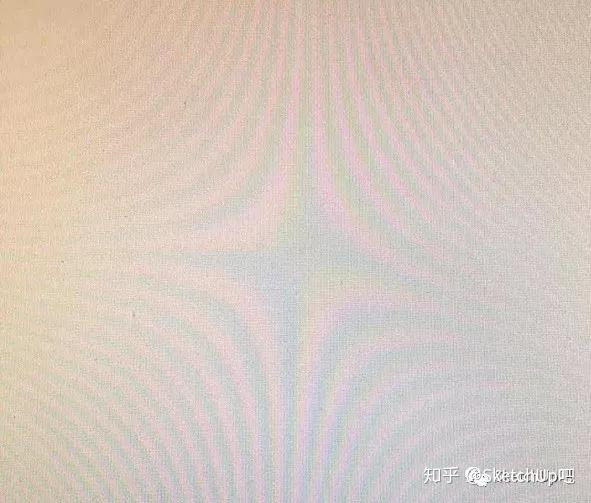
#> input picture effects/screen/moier1.jpg, 591 x 503 px
$ python -i background_effect.py   (imports and definitions only)
#> lines starting #> are read from the running program, lines starting #| are printed output that depends on the picture

import cv2
import numpy as np
from PIL import Image
import random


class BackgroundEffect:
    def __init__(self):
        # 背景图，四个坐标：左上，右上，右下，左下
        self.coordinate = [
            {
                'filename': 'background1.jpg',
                'coordinate': [[122, 122], [651, 134], [815, 926], [-30, 918]]
            },
            {
                'filename': 'background2.jpg',
                'coordinate': [[306, 133], [1099, 214], [1300, 1384], [283, 1471]]
            },
            {
                'filename': 'background3.jpg',
                'coordinate': [[163, 127], [979, 173], [1197, 1358], [153, 1456]]
            },
            {
                'filename': 'background4.jpg',
                'coordinate': [[291, 171], [1078, 258], [1120, 1376], [259, 1419]]
            },
            {
                'filename': 'background5.jpg',
                'coordinate': [[224, 149], [970, 122], [1174, 1219], [147, 1272]]
            },
            {
                'filename': 'background6.jpg',
                'coordinate': [[129, 467], [398, -15], [1169, 355], [832, 897]]
            },
            {
                'filename': 'background7.jpg',
                'coordinate': [[105, 381], [117, 94], [536, 100], [538, 392]]
            },
            {
                'filename': 'background8.jpg',
                'coordinate': [[114, 487], [107, 104], [663, 92], [677, 481]]
            },
            {
                'filename': 'moier4.jpg',
                'coordinate': [[466, 177], [1216, 175], [1206, 1194], [502, 1218]]
            },
            {
                'filename': 'moier5.jpg',
                'coordinate': [[318, 267], [907, 330], [884, 1081], [317, 1159]]
            },
            {
                'filename': 'background6.jpg',
                'coordinate': [[318, 267], [907, 330], [884, 1081], [317, 1159]]
            }
        ]
        self.background_path = 'effects/background/'

    def main(self, image):
        # 将Pillow的Image对象转换为NumPy数组
        image_array = np.array(image)
        # # 将NumPy数组从RGB模式转换为BGR模式
        # bgr_image_array = cv2.cvtColor(image_array, cv2.COLOR_RGB2BGR)
        # 将NumPy数组转换为OpenCV的图像对象
        image = cv2.cvtColor(image_array, cv2.COLOR_BGR2RGB)

        height, width, _ = image.shape

        # background_index = random.randint(0, len(self.coordinate)-1)
        background_index = 10

        # 加载背景图像
        background = cv2.imread(self.background_path +
                                self.coordinate[background_index]['filename'])

        # 定义透视变换的四个点
        pts1 = np.float32([[0, 0], [image.shape[1], 0], [
            image.shape[1], image.shape[0]], [0, image.shape[0]]])
        # 定义目标图像的四个点
        pts2 = np.float32(self.coordinate[background_index]['coordinate'])

        # 计算透视变换矩阵
        M = cv2.getPerspectiveTransform(pts1, pts2)

        # 执行透视变换
        transformed_image = cv2.warpPerspective(
            image, M, (background.shape[1], background.shape[0]), borderMode=cv2.BORDER_CONSTANT, borderValue=(0, 0, 0))


        # 将背景图像与透视变换后的图像相结合
        # 将透视变换后的图像添加到背景图的指定区域
        for i in range(background.shape[0]):
            for j in range(background.shape[1]):
                if np.all(transformed_image[i, j] != 0):
                    background[i, j] = transformed_image[i, j]


        # 将OpenCV图像对象转换为RGB模式
        rgb_image = cv2.cvtColor(background, cv2.COLOR_BGR2RGB)
        # 创建Pillow的Image对象
        result = Image.fromarray(rgb_image)

        return result

    # [44 lines left out: function main2, not called in this run]

>>> import cv2
>>> picture = cv2.imread('screen/moier1.jpg', cv2.IMREAD_GRAYSCALE)
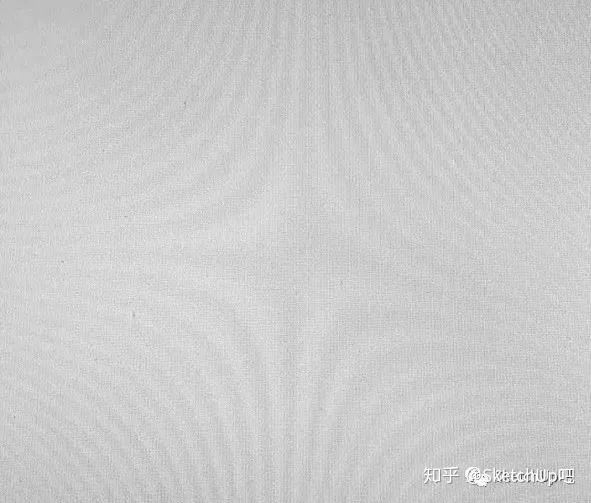
#> picture: shape (503, 591); min 32, max 255, mean 203.8
>>> result = BackgroundEffect().main(picture)
#> (the run stopped early here; a loop or call above may not have finished)

$ run again, on effects/screen/moier2.jpg
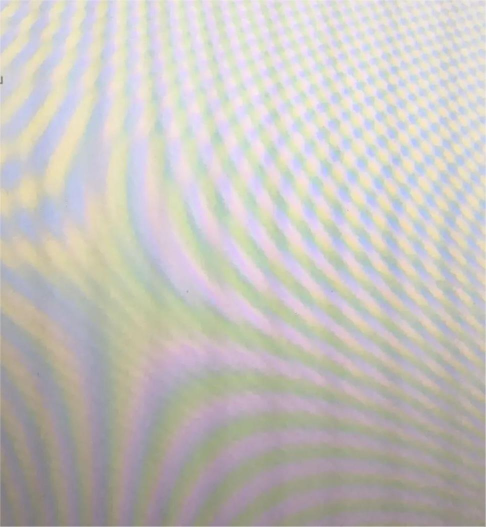
#> input picture effects/screen/moier2.jpg, 971 x 1053 px (shown at 1/2 size)
#> `picture = cv2.imread('screen/moier1.jpg', cv2.IMREAD_GRAYSCALE)`:
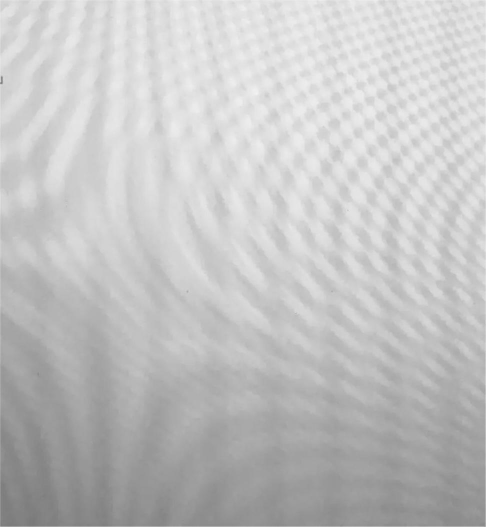
#> picture: shape (1053, 971) (shown at 1/2 size); min 119, max 243, mean 194.4

$ run again, on effects/screen/moier3.jpg
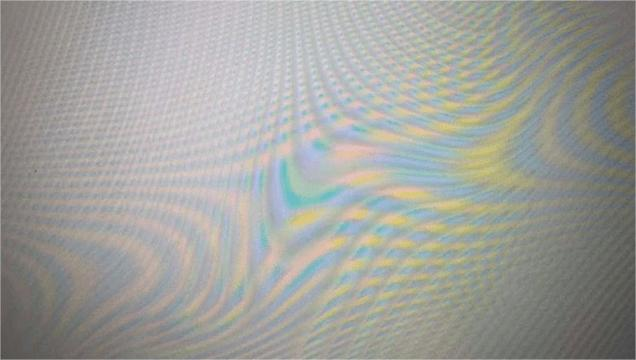
#> input picture effects/screen/moier3.jpg, 636 x 360 px
#> `picture = cv2.imread('screen/moier1.jpg', cv2.IMREAD_GRAYSCALE)`:
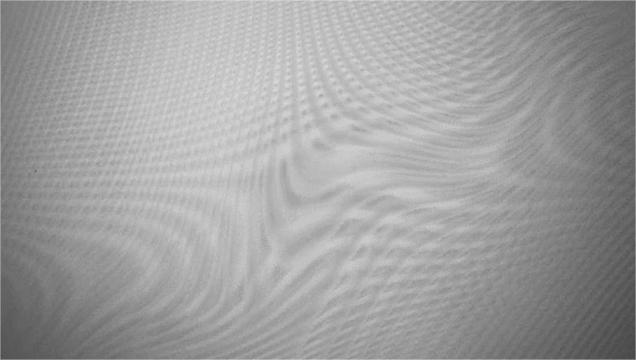
#> picture: shape (360, 636); min 71, max 220, mean 159.5
